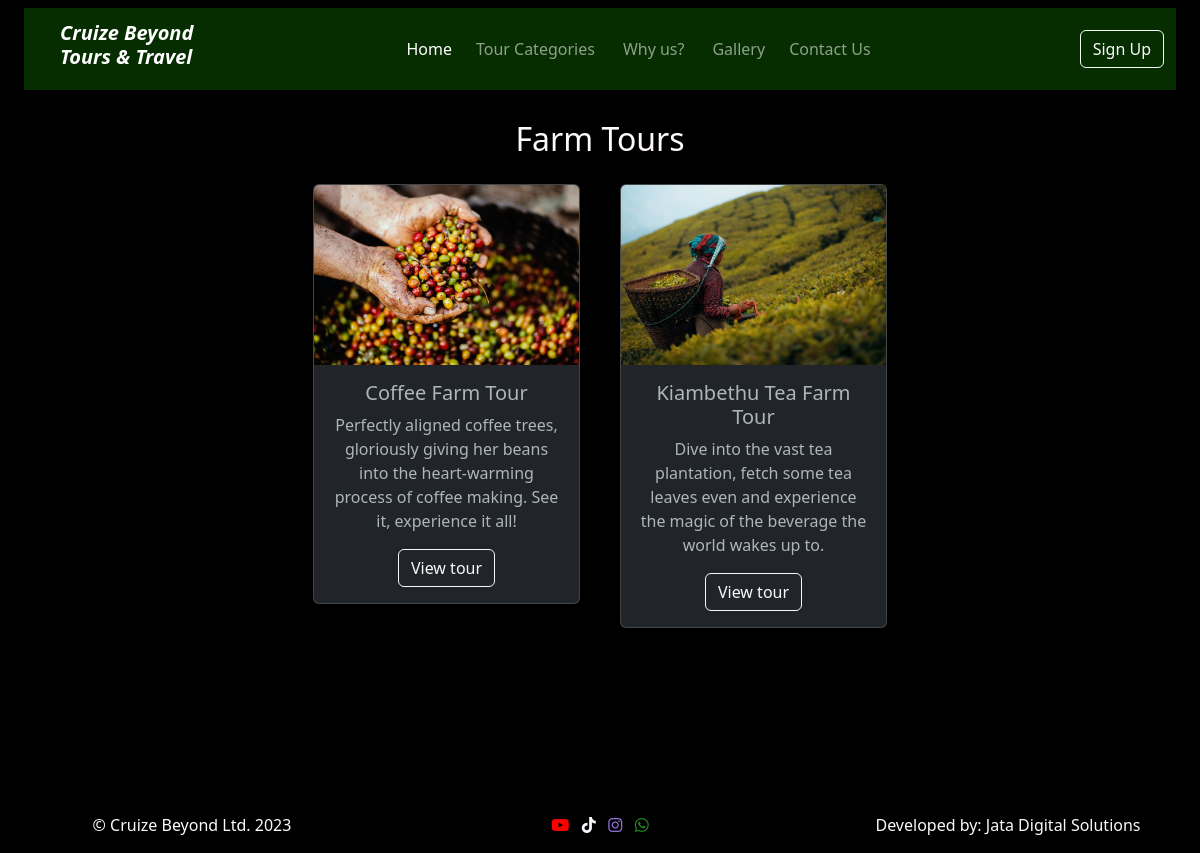
The app's page /farm/, older data.
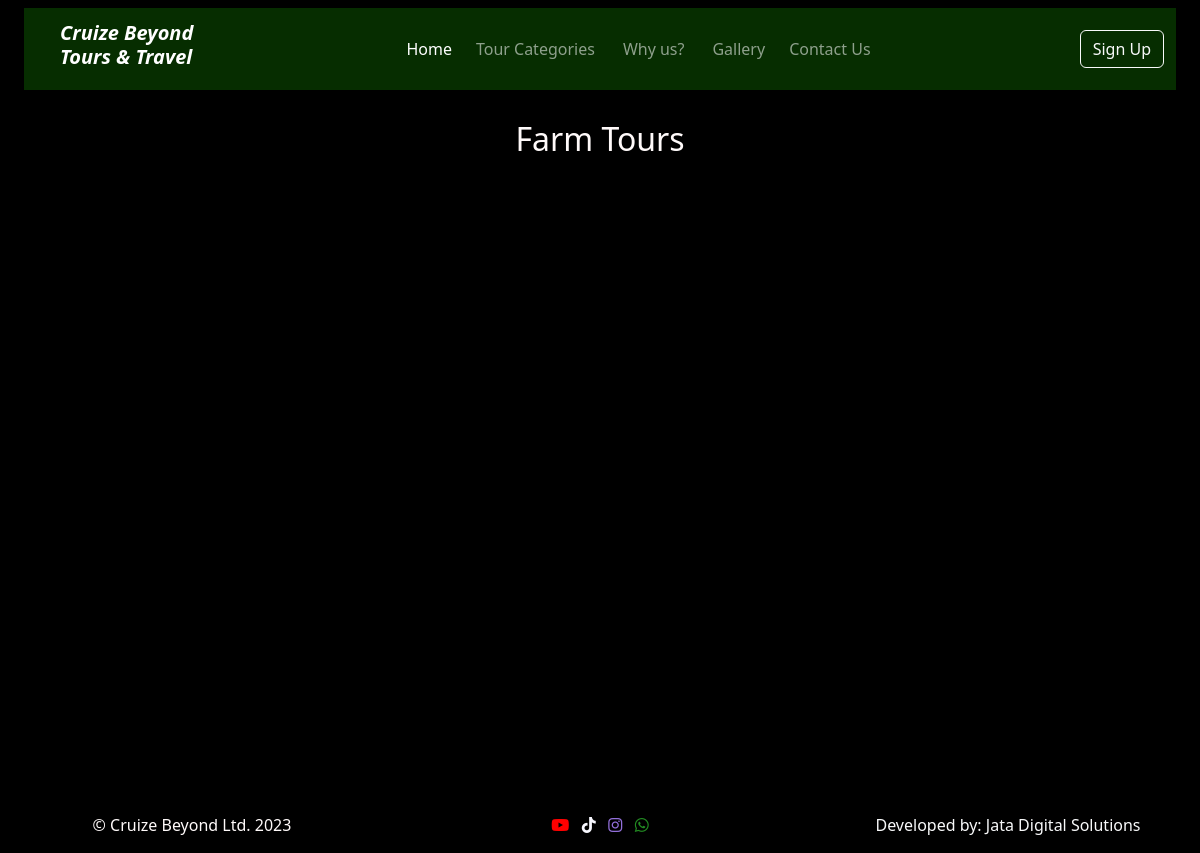
The same page, newer data.
### base/models.py (models this page shows, shortened)
class Destination(models.Model):
    categories = [
        ('Excursions', 'Excursions'),
        ('Safari Tours', 'Safari Tours'),
        ('Farm Tours', 'Farm Tours'),
        ('Hiking and Adventures Tours', 'Hiking and Adventures Tours')
    ]
    category = models.CharField(max_length=50, choices=categories)
    description = models.CharField(max_length=200, null=True)
    name = models.CharField(max_length=250, null=True)
    duration = models.IntegerField(null=True)
    amount = models.IntegerField(null=True)
    discount = models.IntegerField(blank=True, null=True)
    about = models.TextField(null=True, blank=True)
    notes = models.TextField(null=True, blank=True)
    schedule = models.TextField(null=True, blank=True)
    itinerary = models.TextField(null=True, blank=True)
    poster = models.ImageField()

### base/views.py (the view)
# urls.py: path("farm/", views.Farm, name="farm"),
def Farm(request):
    tours = Destination.objects.filter(category="Farm Tours")
    context = {
        "tours" : tours
    }
    return render(request, "farmtours.html", context)

### templates/farmtours.html
{% extends 'header.html' %}
{% block content %}
{% load static %}
<div data-bs-theme="dark" id="farmToursContainer">
    <div class="row justify-content-center text-center" id="farmToursContainerHeader">
        <div class="col">
            <h2>Farm Tours</h2>
        </div>
    </div>
    <div class="row justify-content-center text-center">
        {% for tour  in tours %}
            <div class="col-sm-3 m-2">
                <div class="card">
                    <img src="{{tour.poster.url}}" class="card-img-top img-fluid" alt="...">
                    <div class="card-body">
                        <h5 class="card-title">{{tour.name}}</h5>
                        <p class="card-text">
                            {{tour.description}}
                        </p>
                        <a href="{% url 'destination' tour.id %}" class="btn btn-outline-light">View tour</a>
                    </div>
                </div>
            </div>
        {% endfor %}
</div>
</div>
{% endblock content %}

Row changes from the older to the newer data that the page shows:
removed Destination: poster (picture), name "Coffee Farm Tour", description "Perfectly aligned coffee trees, gloriously giving her beans into the heart-warming process of coffee making. See it, experience it all!"
removed Destination: poster (picture), name "Kiambethu Tea Farm Tour", description "Dive into the vast tea plantation, fetch some tea leaves even and experience the magic of the beverage the world wakes up to."
